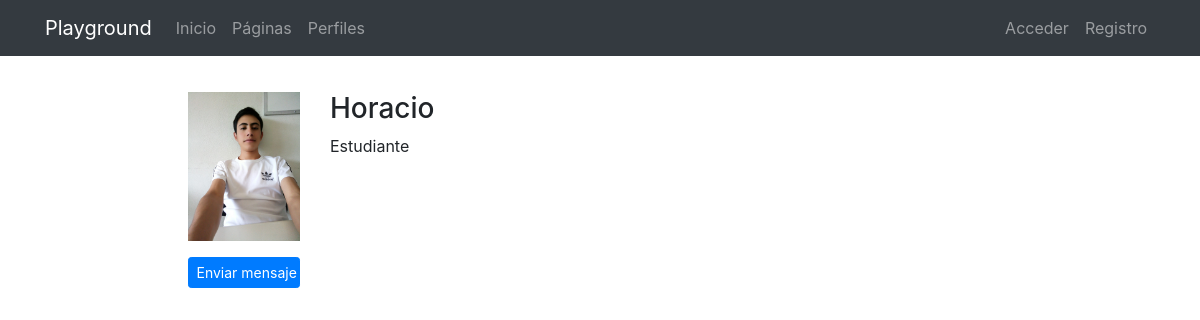
Page /profiles/Horacio/ on the committed database.
### registration/models.py (models this page shows)
class Profile(models.Model):
    user = models.OneToOneField(User, on_delete=models.CASCADE)
    avatar = models.ImageField(upload_to=custom_upload_to, null=True, blank=True)
    bio = models.TextField(null=True, blank=True)
    link = models.URLField(max_length=200, null=True, blank=True)
    class Meta:
        ordering = ['user__username']

### profiles/views.py (the view)
# urls.py: path('<username>/', ProfileDetailView.as_view(), name='detail'),
class ProfileDetailView(DetailView):
    model = Profile
    template_name = 'profiles/profile_detail.html'
    def get_object(self):
        return get_object_or_404(Profile, user__username=self.kwargs['username'])

### profiles/templates/profiles/profile_detail.html (shortened to what this page needs)
{% extends 'core/base.html' %}
{% load static %}
{% block content %}
<main role="main">
  <div class="container">
    <div class="row mt-3">
      <div class="col-md-9 mx-auto mb-5">
        <form action="" method="post" enctype="multipart/form-data">{% csrf_token %}
          <div class="row">
            <div class="col-md-2">
              {% if profile.avatar %}
                <img src="{{profile.avatar.url}}" class="img-fluid">
              {% else %}
                <img src="{% static 'registration/img/no-avatar.jpg' %}" class="img-fluid">
              {% endif %}
              {% if request.user != profile.user %}
                <a href="{% url 'messenger:start' profile.user.username %}" class="btn btn-primary btn-sm btn-block mt-3">
                  Enviar mensaje
                </a>
              {% endif %}
            </div>
            <div class="col-md-10">
              <h3>{{profile.user}}</h3>
              {% if profile.bio %}<p>{{profile.bio}}</p>{% endif %}
            </div>
          </div>
        </form>
      </div>
    </div>
  </div>
</main>
{% endblock %}

### core/templates/core/base.html (shortened to what this page needs)
<!DOCTYPE html>
<html lang="es">
  <head>
    {% load static %}
    <link href="{% static 'core/vendor/bootstrap/css/bootstrap.min.css' %}" rel="stylesheet">
    <link href="{% static 'core/vendor/font-awesome/css/font-awesome.min.css' %}" rel="stylesheet" type="text/css">
    <link href="{% static 'core/css/main.css' %}" rel="stylesheet">
  </head>
  <body >
    <body >
      <nav class="navbar navbar-expand-lg navbar-dark bg-dark">
        <div class="container">
          <a class="navbar-brand" href="{% url 'home' %}">Playground</a>
          <div class="collapse navbar-collapse" id="ned">
            <ul class="navbar-nav mr-auto">
              <li class="nav-item">
                <a class="nav-link" href="{% url 'home' %}">Inicio</a>
              </li>
              <li class="nav-item">
                <a class="nav-link" href="{% url 'pages:pages' %}">Páginas</a>
              </li>
              <li class="nav-item">
                <a class="nav-link" href="{% url 'profiles:list' %}">Perfiles</a>
              </li>
            </ul>
            <ul class="navbar-nav">
              {% if not request.user.is_authenticated %}
                <li class="nav-item">
                  <a class="nav-link" href="{% url 'login' %}">Acceder</a>
                </li>
                <li class="nav-item">
                    <a class="nav-link" href="{% url 'signup' %}">Registro</a>
                  </li>
              {% endif %}
            </ul>
          </div>
        </div>
      </nav>
      {% block content %}{% endblock %}
  </body>
</html>

### core/static/core/css/main.css (style rules this page uses)
main { padding-top: 20px; }
:root { --jumbotron-padding-y: 3rem; }

### rows in the picture
Profile: avatar (picture), user "Horacio", bio "Estudiante"
